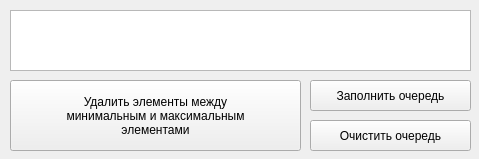
<?xml version="1.0" encoding="UTF-8"?>
<ui version="4.0">
 <class>MainWindow</class>
 <widget class="QMainWindow" name="MainWindow">
  <property name="geometry">
   <rect>
    <x>0</x>
    <y>0</y>
    <width>479</width>
    <height>159</height>
   </rect>
  </property>
  <property name="windowTitle">
   <string>MainWindow</string>
  </property>
  <widget class="QWidget" name="centralwidget">
   <widget class="QTextBrowser" name="textBrowser">
    <property name="geometry">
     <rect>
      <x>10</x>
      <y>10</y>
      <width>461</width>
      <height>61</height>
     </rect>
    </property>
    <property name="font">
     <font>
      <pointsize>11</pointsize>
     </font>
    </property>
   </widget>
   <widget class="QPushButton" name="pushButton_create">
    <property name="geometry">
     <rect>
      <x>310</x>
      <y>80</y>
      <width>161</width>
      <height>31</height>
     </rect>
    </property>
    <property name="text">
     <string>Заполнить очередь</string>
    </property>
   </widget>
   <widget class="QPushButton" name="pushButton_delete">
    <property name="geometry">
     <rect>
      <x>10</x>
      <y>80</y>
      <width>291</width>
      <height>71</height>
     </rect>
    </property>
    <property name="text">
     <string>Удалить элементы между
минимальным и максимальным
элементами</string>
    </property>
   </widget>
   <widget class="QPushButton" name="pushButton_clear">
    <property name="geometry">
     <rect>
      <x>310</x>
      <y>120</y>
      <width>161</width>
      <height>31</height>
     </rect>
    </property>
    <property name="text">
     <string>Очистить очередь</string>
    </property>
   </widget>
  </widget>
 </widget>
 <resources/>
 <connections/>
</ui>
